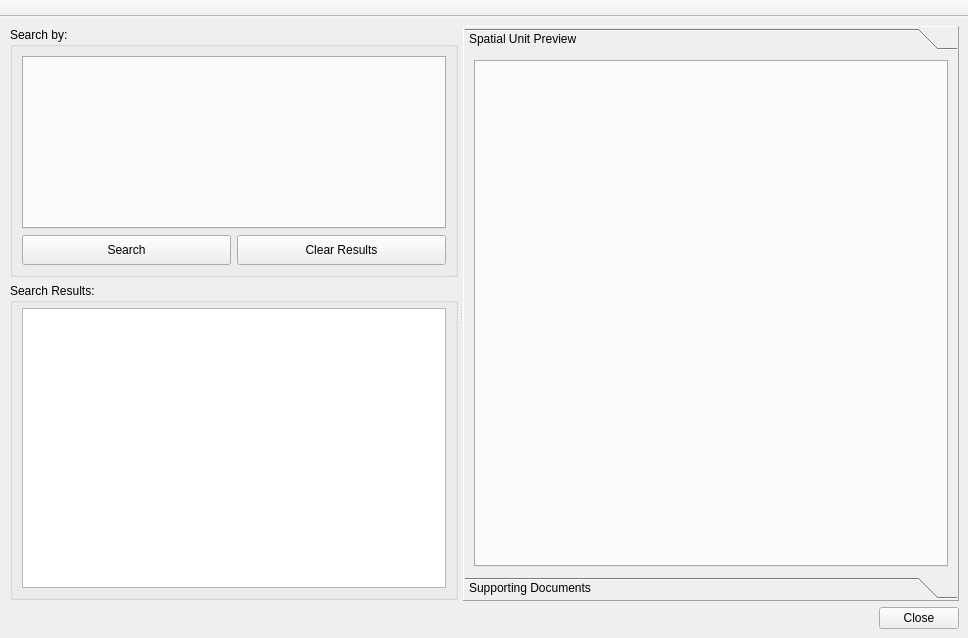
<?xml version="1.0" encoding="UTF-8"?>
<ui version="4.0">
 <class>frmManageSTR</class>
 <widget class="QMainWindow" name="frmManageSTR">
  <property name="geometry">
   <rect>
    <x>0</x>
    <y>0</y>
    <width>968</width>
    <height>638</height>
   </rect>
  </property>
  <property name="windowTitle">
   <string>View Social Tenure Relationship</string>
  </property>
  <property name="documentMode">
   <bool>false</bool>
  </property>
  <property name="dockOptions">
   <set>QMainWindow::AllowTabbedDocks|QMainWindow::AnimatedDocks</set>
  </property>
  <widget class="QWidget" name="centralwidget">
   <layout class="QGridLayout" name="gridLayout">
    <item row="1" column="0">
     <widget class="QSplitter" name="splitter">
      <property name="orientation">
       <enum>Qt::Horizontal</enum>
      </property>
      <widget class="QFrame" name="frame">
       <property name="sizePolicy">
        <sizepolicy hsizetype="Preferred" vsizetype="Preferred">
         <horstretch>0</horstretch>
         <verstretch>0</verstretch>
        </sizepolicy>
       </property>
       <property name="minimumSize">
        <size>
         <width>380</width>
         <height>0</height>
        </size>
       </property>
       <property name="maximumSize">
        <size>
         <width>450</width>
         <height>16777215</height>
        </size>
       </property>
       <property name="frameShape">
        <enum>QFrame::NoFrame</enum>
       </property>
       <property name="frameShadow">
        <enum>QFrame::Raised</enum>
       </property>
       <layout class="QGridLayout" name="gridLayout_5">
        <property name="margin">
         <number>1</number>
        </property>
        <item row="0" column="0">
         <widget class="QGroupBox" name="groupBox">
          <property name="minimumSize">
           <size>
            <width>0</width>
            <height>250</height>
           </size>
          </property>
          <property name="maximumSize">
           <size>
            <width>16777215</width>
            <height>250</height>
           </size>
          </property>
          <property name="title">
           <string>Search by:</string>
          </property>
          <layout class="QGridLayout" name="gridLayout_4">
           <item row="0" column="0" colspan="2">
            <widget class="QTabWidget" name="tbSTREntity"/>
           </item>
           <item row="1" column="0">
            <widget class="QPushButton" name="btnSearch">
             <property name="minimumSize">
              <size>
               <width>0</width>
               <height>30</height>
              </size>
             </property>
             <property name="text">
              <string>Search</string>
             </property>
             <property name="icon">
              <iconset resource="../resources.qrc">
               <normaloff>:/plugins/stdm/images/icons/search.png</normaloff>:/plugins/stdm/images/icons/search.png</iconset>
             </property>
            </widget>
           </item>
           <item row="1" column="1">
            <widget class="QPushButton" name="btnClearSearch">
             <property name="minimumSize">
              <size>
               <width>0</width>
               <height>30</height>
              </size>
             </property>
             <property name="text">
              <string>Clear Results</string>
             </property>
             <property name="icon">
              <iconset resource="../resources.qrc">
               <normaloff>:/plugins/stdm/images/icons/reset.png</normaloff>:/plugins/stdm/images/icons/reset.png</iconset>
             </property>
            </widget>
           </item>
          </layout>
         </widget>
        </item>
        <item row="1" column="0">
         <widget class="QGroupBox" name="groupBox_2">
          <property name="title">
           <string>Search Results:</string>
          </property>
          <layout class="QVBoxLayout" name="verticalLayout">
           <property name="topMargin">
            <number>5</number>
           </property>
           <item>
            <layout class="QVBoxLayout" name="toolbarVBox">
             <property name="spacing">
              <number>0</number>
             </property>
            </layout>
           </item>
           <item>
            <widget class="QTreeView" name="tvSTRResults">
             <property name="editTriggers">
              <set>QAbstractItemView::NoEditTriggers</set>
             </property>
             <property name="alternatingRowColors">
              <bool>true</bool>
             </property>
             <property name="rootIsDecorated">
              <bool>true</bool>
             </property>
             <attribute name="headerCascadingSectionResizes">
              <bool>false</bool>
             </attribute>
             <attribute name="headerDefaultSectionSize">
              <number>0</number>
             </attribute>
            </widget>
           </item>
          </layout>
         </widget>
        </item>
       </layout>
      </widget>
      <widget class="QFrame" name="frame_2">
       <property name="enabled">
        <bool>true</bool>
       </property>
       <property name="frameShape">
        <enum>QFrame::Panel</enum>
       </property>
       <property name="frameShadow">
        <enum>QFrame::Raised</enum>
       </property>
       <layout class="QGridLayout" name="gridLayout_3">
        <property name="margin">
         <number>1</number>
        </property>
        <property name="spacing">
         <number>7</number>
        </property>
        <item row="0" column="0">
         <widget class="QToolBox" name="toolBox">
          <property name="font">
           <font>
            <weight>50</weight>
            <bold>false</bold>
            <strikeout>false</strikeout>
           </font>
          </property>
          <property name="cursor">
           <cursorShape>PointingHandCursor</cursorShape>
          </property>
          <property name="inputMethodHints">
           <set>Qt::ImhNone</set>
          </property>
          <property name="frameShape">
           <enum>QFrame::NoFrame</enum>
          </property>
          <property name="frameShadow">
           <enum>QFrame::Sunken</enum>
          </property>
          <property name="lineWidth">
           <number>1</number>
          </property>
          <property name="midLineWidth">
           <number>1</number>
          </property>
          <property name="currentIndex">
           <number>0</number>
          </property>
          <property name="tabSpacing">
           <number>1</number>
          </property>
          <widget class="QWidget" name="page_1">
           <property name="geometry">
            <rect>
             <x>0</x>
             <y>0</y>
             <width>486</width>
             <height>440</height>
            </rect>
           </property>
           <attribute name="label">
            <string>Spatial Unit Preview</string>
           </attribute>
           <layout class="QVBoxLayout" name="verticalLayout_2">
            <item>
             <widget class="SpatialPreview" name="tbPropertyPreview"/>
            </item>
           </layout>
          </widget>
          <widget class="QWidget" name="page_2">
           <property name="geometry">
            <rect>
             <x>0</x>
             <y>0</y>
             <width>486</width>
             <height>440</height>
            </rect>
           </property>
           <attribute name="label">
            <string>Supporting Documents</string>
           </attribute>
           <layout class="QVBoxLayout" name="verticalLayout_3">
            <item>
             <widget class="QTabWidget" name="tbSupportingDocs">
              <property name="maximumSize">
               <size>
                <width>16777215</width>
                <height>16777215</height>
               </size>
              </property>
             </widget>
            </item>
           </layout>
          </widget>
         </widget>
        </item>
       </layout>
      </widget>
     </widget>
    </item>
    <item row="2" column="0">
     <widget class="QDialogButtonBox" name="buttonBox">
      <property name="standardButtons">
       <set>QDialogButtonBox::Close</set>
      </property>
     </widget>
    </item>
    <item row="0" column="0">
     <layout class="QVBoxLayout" name="vl_notification"/>
    </item>
   </layout>
  </widget>
  <widget class="QToolBar" name="tb_actions">
   <property name="windowTitle">
    <string>toolBar</string>
   </property>
   <property name="movable">
    <bool>false</bool>
   </property>
   <property name="toolButtonStyle">
    <enum>Qt::ToolButtonTextBesideIcon</enum>
   </property>
   <property name="floatable">
    <bool>false</bool>
   </property>
   <attribute name="toolBarArea">
    <enum>TopToolBarArea</enum>
   </attribute>
   <attribute name="toolBarBreak">
    <bool>false</bool>
   </attribute>
  </widget>
 </widget>
 <customwidgets>
  <customwidget>
   <class>SpatialPreview</class>
   <extends>QTabWidget</extends>
   <header>.property_preview</header>
   <container>1</container>
  </customwidget>
 </customwidgets>
 <resources>
  <include location="../resources.qrc"/>
 </resources>
 <connections>
  <connection>
   <sender>buttonBox</sender>
   <signal>rejected()</signal>
   <receiver>frmManageSTR</receiver>
   <slot>close()</slot>
   <hints>
    <hint type="sourcelabel">
     <x>461</x>
     <y>586</y>
    </hint>
    <hint type="destinationlabel">
     <x>461</x>
     <y>303</y>
    </hint>
   </hints>
  </connection>
 </connections>
</ui>
